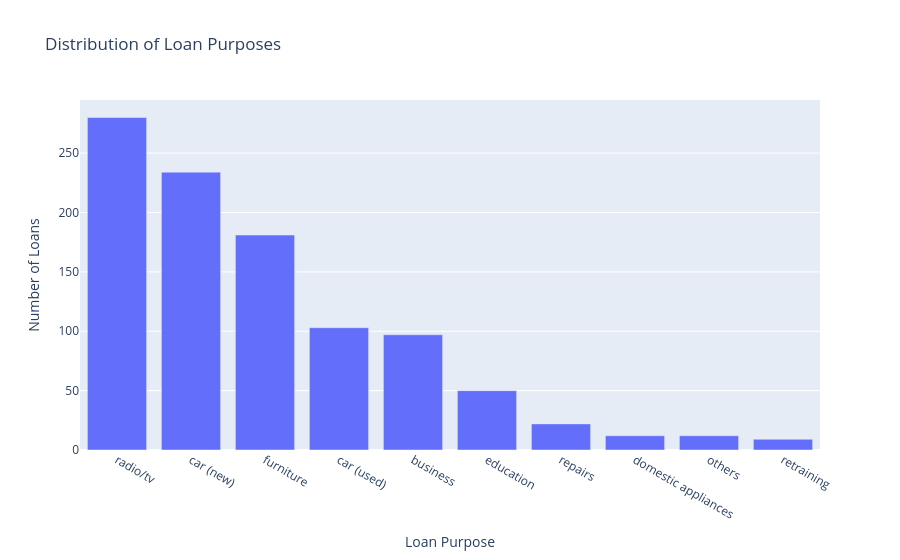

Notebook source saved alongside this figure:
### Code cell
# ── Test — ask follow-up questions ───────────────────────────────
run_agent_with_memory("What is the distribution of loan purposes?")

### Figure 1 — Plotly figure (JSON) as saved in the notebook; plotly's stock layout.template omitted (floating-point values rounded to 4 significant figures)
{"data": [{"hovertemplate": "Loan Purpose=%{x}<br>Number of Loans=%{y}<extra></extra>", "legendgroup": "", "marker": {"color": "#636efa", "pattern": {"shape": ""}}, "name": "", "orientation": "v", "showlegend": false, "textposition": "auto", "x": ["radio/tv", "car (new)", "furniture", "car (used)", "business", "education", "repairs", "domestic appliances", "others", "retraining"], "xaxis": "x", "y": [280, 234, 181, 103, 97, 50, 22, 12, 12, 9], "yaxis": "y", "type": "bar"}], "layout": {"xaxis": {"anchor": "y", "domain": [0.0, 1.0], "title": {"text": "Loan Purpose"}}, "yaxis": {"anchor": "x", "domain": [0.0, 1.0], "title": {"text": "Number of Loans"}}, "legend": {"tracegroupgap": 0}, "title": {"text": "Distribution of Loan Purposes"}, "barmode": "relative"}}
